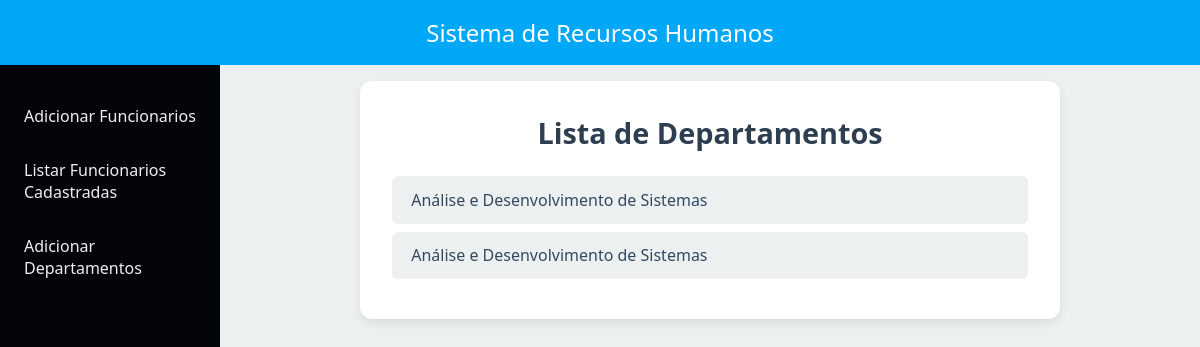
/depto/, run on an earlier commit of the app's database.
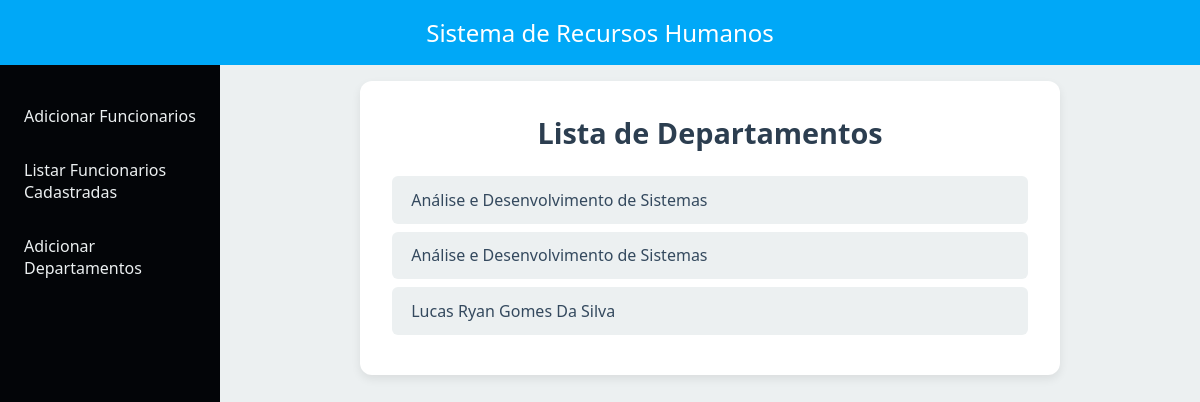
And on a later commit of the database.
### depto/models.py (models this page shows, shortened)
class Depto(models.Model):
    nome = models.CharField(max_length=100)

### depto/views.py (the view)
# urls.py: path('', views.depto_list, name='depto_list'),
def depto_list(request):
    departamentos = Depto.objects.all()
    return render(request, 'depto/depto_list.html', {'departamentos': departamentos})

### depto/templates/depto/depto_list.html
{% extends '_base.html' %}
{% block content %}
  <div class="lista-departamentos">
    <h1>Lista de Departamentos</h1>
    <ul>
      {% for depto in departamentos %}
        <li><a href="{% url 'depto_detail' depto.pk %}">{{ depto.nome }}</a></li>
      {% empty %}
        <li>Nenhum departamento cadastrado.</li>
      {% endfor %}
    </ul>
  </div>
{% endblock %}

What changed in the data, as far as the page shows it:
added Depto: nome "Lucas Ryan Gomes Da Silva"
